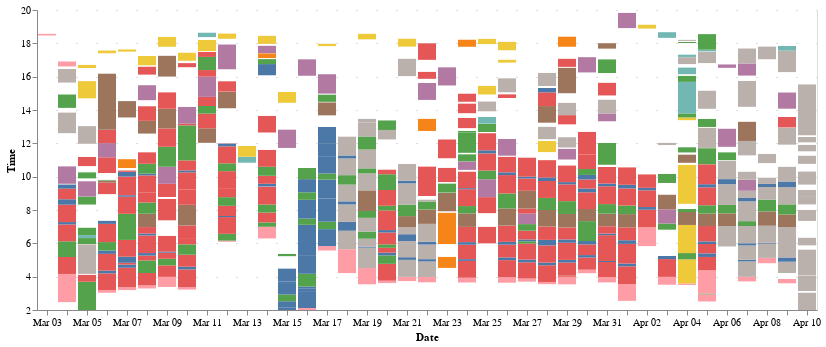

The code cell stored with this chart in its notebook:
### Code cell
# Insert NA between things
fillAfter = rawData.loc[rawData['start'].shift(-1) != rawData['end'], 'end']
NAsDict = {'category': ["N/A"]*len(fillAfter), 'activity': ["N/A"]*len(fillAfter), "start": fillAfter, "end": [None]*len(fillAfter)}
NAs = pd.DataFrame(NAsDict)[:-1]

# These are for the beginning and end
beginningEndDict = {
    'category': ["N/A"]*2, 
    'activity': ["N/A"]*2, 
    "start": [min(rawData['start']).floor('D'), max(rawData['end'])], 
    "end": [min(rawData['start']), max(rawData['end']).ceil('D')]
}
beginningEnd = pd.DataFrame(beginningEndDict)

# This should come after everything is partitioned
midnightSeries = pd.date_range(min(rawData['start']).ceil('D'), max(rawData['end']).floor('D'))
midnightsDict = {'activity': [None]*len(midnightSeries), 'start': midnightSeries, 'end': [None]*len(midnightSeries)}
midnights = pd.DataFrame(midnightsDict)

# combine the NA with the non-NA
all = pd.concat([rawData, NAs, beginningEnd, midnights], ignore_index=True)
all = all.sort_values('start')
# Fill NA for added rows with correct values
all['end'] = all['end'].fillna(all['start'].shift(-1))
all['activity'] = all['activity'].fillna(method='ffill')
all['category'] = all['category'].fillna(method='ffill')
# For days crossing over, truncate at midnight
all.loc[all['start'].dt.day != all['end'].dt.day, 'end'] = all['start'].dt.ceil('D')
all.loc[all['start'] == all['end'], 'end'] = all['start'].shift(-1)
all['Hour'] = (all['end'] - all['start']).dt.total_seconds()/3600
all['day'] = all['start'].dt.floor('D')

selection = alt.selection_multi(fields=['activity'])
# multi = alt.selection_multi()
BLOCKED = []
alt.Chart(all).mark_bar().encode(
    x = alt.X('monthdate(start):O', axis=alt.Axis(title='Date')),
    y=alt.Y('Hour', axis=alt.Axis(title="Time"), scale=alt.Scale(domain=(2, 20), clamp=True)), 
    order=alt.Order('start'), 
    color=alt.condition(alt.FieldOneOfPredicate(field='activity', oneOf=['N/A']+BLOCKED), alt.value('white'), alt.Color('activity', legend=None)),
    opacity=alt.condition(selection, alt.value(1), alt.value(.2)),
    tooltip=[
        'activity:N', 
        alt.Tooltip('Hour:Q', format='.2f', title='hours'), 
        alt.Tooltip('start:T', format='%-I:%M %p', title='started'),
        alt.Tooltip('end:T', format='%-I:%M %p', title='ended')]
).add_selection(
    selection
)

### Figure 1 — Vega-Lite specification as saved in the notebook (floating-point values rounded to 4 significant figures; data arrays with more than 128 entries replaced by an {"elided": "..."} marker saying what was removed)
{"config": {"view": {"continuousWidth": 400, "continuousHeight": 300}}, "data": {"name": "data-d0e4794ad451094fcd93e3d65e956393"}, "mark": "bar", "encoding": {"color": {"type": "nominal", "condition": {"value": "white", "test": {"field": "activity", "oneOf": ["N/A"]}}, "field": "activity", "legend": null}, "opacity": {"condition": {"value": 1, "selection": "selector002"}, "value": 0.2}, "order": {"type": "temporal", "field": "start"}, "tooltip": [{"type": "nominal", "field": "activity"}, {"type": "quantitative", "field": "Hour", "format": ".2f", "title": "hours"}, {"type": "temporal", "field": "start", "format": "%-I:%M %p", "title": "started"}, {"type": "temporal", "field": "end", "format": "%-I:%M %p", "title": "ended"}], "x": {"type": "ordinal", "axis": {"title": "Date"}, "field": "start", "timeUnit": "monthdate"}, "y": {"type": "quantitative", "axis": {"title": "Time"}, "field": "Hour", "scale": {"clamp": true, "domain": [2, 20]}}}, "selection": {"selector002": {"type": "multi", "fields": ["activity"]}}, "$schema": "https://vega.github.io/schema/vega-lite/v4.8.1.json", "datasets": {"data-d0e4794ad451094fcd93e3d65e956393": {"elided": "851 records"}}}
